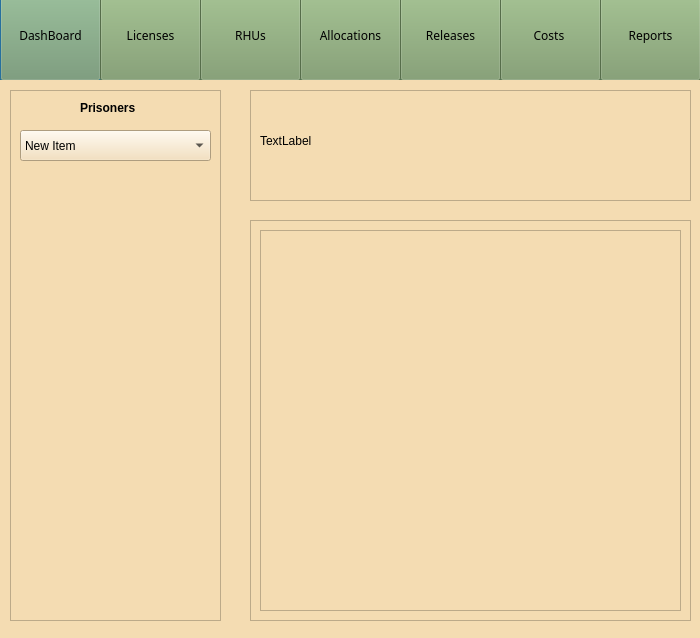
<?xml version="1.0" encoding="UTF-8"?>
<ui version="4.0">
 <class>Dialog</class>
 <widget class="QDialog" name="Dialog">
  <property name="geometry">
   <rect>
    <x>0</x>
    <y>0</y>
    <width>700</width>
    <height>638</height>
   </rect>
  </property>
  <property name="font">
   <font>
    <family>STIX Two Text</family>
   </font>
  </property>
  <property name="windowTitle">
   <string>Dialog</string>
  </property>
  <widget class="QFrame" name="frame">
   <property name="geometry">
    <rect>
     <x>0</x>
     <y>0</y>
     <width>701</width>
     <height>81</height>
    </rect>
   </property>
   <property name="styleSheet">
    <string notr="true">background-color: rgb(18, 119, 134);</string>
   </property>
   <property name="frameShape">
    <enum>QFrame::StyledPanel</enum>
   </property>
   <property name="frameShadow">
    <enum>QFrame::Raised</enum>
   </property>
   <widget class="QPushButton" name="DashBoard">
    <property name="geometry">
     <rect>
      <x>0</x>
      <y>-10</y>
      <width>101</width>
      <height>91</height>
     </rect>
    </property>
    <property name="font">
     <font>
      <family>STIX Two Text</family>
     </font>
    </property>
    <property name="styleSheet">
     <string notr="true">
background-color: rgb(121, 153, 103);</string>
    </property>
    <property name="text">
     <string>DashBoard</string>
    </property>
   </widget>
   <widget class="QPushButton" name="Licenses">
    <property name="geometry">
     <rect>
      <x>100</x>
      <y>-10</y>
      <width>101</width>
      <height>91</height>
     </rect>
    </property>
    <property name="font">
     <font>
      <family>STIX Two Text</family>
     </font>
    </property>
    <property name="styleSheet">
     <string notr="true">background-color: rgb(121, 153, 103);</string>
    </property>
    <property name="text">
     <string>Licenses</string>
    </property>
   </widget>
   <widget class="QPushButton" name="RHUs">
    <property name="geometry">
     <rect>
      <x>200</x>
      <y>-10</y>
      <width>101</width>
      <height>91</height>
     </rect>
    </property>
    <property name="font">
     <font>
      <family>STIX Two Text</family>
     </font>
    </property>
    <property name="styleSheet">
     <string notr="true">background-color: rgb(121, 153, 103);</string>
    </property>
    <property name="text">
     <string>RHUs</string>
    </property>
   </widget>
   <widget class="QPushButton" name="Allocations">
    <property name="geometry">
     <rect>
      <x>300</x>
      <y>-10</y>
      <width>101</width>
      <height>91</height>
     </rect>
    </property>
    <property name="font">
     <font>
      <family>STIX Two Text</family>
     </font>
    </property>
    <property name="styleSheet">
     <string notr="true">background-color: rgb(121, 153, 103);</string>
    </property>
    <property name="text">
     <string>Allocations</string>
    </property>
   </widget>
   <widget class="QPushButton" name="Releases">
    <property name="geometry">
     <rect>
      <x>400</x>
      <y>-10</y>
      <width>101</width>
      <height>91</height>
     </rect>
    </property>
    <property name="font">
     <font>
      <family>STIX Two Text</family>
     </font>
    </property>
    <property name="styleSheet">
     <string notr="true">background-color: rgb(121, 153, 103);</string>
    </property>
    <property name="text">
     <string>Releases</string>
    </property>
   </widget>
   <widget class="QPushButton" name="Costs">
    <property name="geometry">
     <rect>
      <x>500</x>
      <y>-10</y>
      <width>101</width>
      <height>91</height>
     </rect>
    </property>
    <property name="font">
     <font>
      <family>STIX Two Text</family>
     </font>
    </property>
    <property name="styleSheet">
     <string notr="true">background-color: rgb(121, 153, 103);</string>
    </property>
    <property name="text">
     <string>Costs </string>
    </property>
   </widget>
   <widget class="QPushButton" name="Reports">
    <property name="geometry">
     <rect>
      <x>600</x>
      <y>-10</y>
      <width>101</width>
      <height>91</height>
     </rect>
    </property>
    <property name="font">
     <font>
      <family>STIX Two Text</family>
     </font>
    </property>
    <property name="styleSheet">
     <string notr="true">background-color: rgb(121, 153, 103);</string>
    </property>
    <property name="text">
     <string>Reports</string>
    </property>
   </widget>
  </widget>
  <widget class="QStackedWidget" name="LicenseDetails2">
   <property name="geometry">
    <rect>
     <x>0</x>
     <y>80</y>
     <width>701</width>
     <height>561</height>
    </rect>
   </property>
   <property name="styleSheet">
    <string notr="true">background-color: rgb(244, 220, 178);</string>
   </property>
   <property name="currentIndex">
    <number>3</number>
   </property>
   <widget class="QWidget" name="home">
    <widget class="QFrame" name="frame_2">
     <property name="geometry">
      <rect>
       <x>30</x>
       <y>90</y>
       <width>281</width>
       <height>401</height>
      </rect>
     </property>
     <property name="styleSheet">
      <string notr="true">background-color: rgba(108, 108, 108, 128);</string>
     </property>
     <property name="frameShape">
      <enum>QFrame::StyledPanel</enum>
     </property>
     <property name="frameShadow">
      <enum>QFrame::Raised</enum>
     </property>
     <widget class="QLabel" name="pendingLicenses_3">
      <property name="geometry">
       <rect>
        <x>0</x>
        <y>0</y>
        <width>281</width>
        <height>51</height>
       </rect>
      </property>
      <property name="font">
       <font>
        <pointsize>19</pointsize>
        <weight>75</weight>
        <bold>true</bold>
       </font>
      </property>
      <property name="frameShadow">
       <enum>QFrame::Plain</enum>
      </property>
      <property name="text">
       <string>Pending Liceneses</string>
      </property>
     </widget>
     <widget class="QLabel" name="pendingLicensesOut_3">
      <property name="geometry">
       <rect>
        <x>0</x>
        <y>80</y>
        <width>281</width>
        <height>41</height>
       </rect>
      </property>
      <property name="font">
       <font>
        <pointsize>14</pointsize>
        <weight>75</weight>
        <bold>true</bold>
       </font>
      </property>
      <property name="text">
       <string>98</string>
      </property>
     </widget>
     <widget class="QLabel" name="AllocatedLicenses_3">
      <property name="geometry">
       <rect>
        <x>0</x>
        <y>150</y>
        <width>281</width>
        <height>41</height>
       </rect>
      </property>
      <property name="font">
       <font>
        <pointsize>19</pointsize>
        <weight>75</weight>
        <bold>true</bold>
       </font>
      </property>
      <property name="text">
       <string>Allocated Liceneses</string>
      </property>
     </widget>
     <widget class="QLabel" name="AllocatedLicensesOut_3">
      <property name="geometry">
       <rect>
        <x>0</x>
        <y>220</y>
        <width>281</width>
        <height>41</height>
       </rect>
      </property>
      <property name="font">
       <font>
        <pointsize>14</pointsize>
        <weight>75</weight>
        <bold>true</bold>
       </font>
      </property>
      <property name="text">
       <string>45</string>
      </property>
     </widget>
     <widget class="QLabel" name="ExitedLiceneses_3">
      <property name="geometry">
       <rect>
        <x>0</x>
        <y>290</y>
        <width>281</width>
        <height>41</height>
       </rect>
      </property>
      <property name="font">
       <font>
        <pointsize>19</pointsize>
        <weight>75</weight>
        <bold>true</bold>
       </font>
      </property>
      <property name="text">
       <string>Exited Liceneses</string>
      </property>
     </widget>
     <widget class="QLabel" name="ExitedLicenesesOut_3">
      <property name="geometry">
       <rect>
        <x>0</x>
        <y>360</y>
        <width>281</width>
        <height>41</height>
       </rect>
      </property>
      <property name="font">
       <font>
        <pointsize>14</pointsize>
        <weight>75</weight>
        <bold>true</bold>
       </font>
      </property>
      <property name="text">
       <string>1324</string>
      </property>
     </widget>
    </widget>
    <widget class="QFrame" name="frame_4">
     <property name="geometry">
      <rect>
       <x>30</x>
       <y>40</y>
       <width>281</width>
       <height>31</height>
      </rect>
     </property>
     <property name="styleSheet">
      <string notr="true">background-color: rgba(108, 108, 108, 128);</string>
     </property>
     <property name="frameShape">
      <enum>QFrame::StyledPanel</enum>
     </property>
     <property name="frameShadow">
      <enum>QFrame::Raised</enum>
     </property>
     <widget class="QLineEdit" name="SearchBar">
      <property name="geometry">
       <rect>
        <x>0</x>
        <y>0</y>
        <width>281</width>
        <height>31</height>
       </rect>
      </property>
      <property name="text">
       <string>Search </string>
      </property>
     </widget>
    </widget>
    <widget class="QFrame" name="frame_3">
     <property name="geometry">
      <rect>
       <x>370</x>
       <y>90</y>
       <width>281</width>
       <height>401</height>
      </rect>
     </property>
     <property name="styleSheet">
      <string notr="true">background-color: rgba(108, 108, 108, 128);</string>
     </property>
     <property name="frameShape">
      <enum>QFrame::StyledPanel</enum>
     </property>
     <property name="frameShadow">
      <enum>QFrame::Raised</enum>
     </property>
     <widget class="QLabel" name="Alerts">
      <property name="geometry">
       <rect>
        <x>0</x>
        <y>0</y>
        <width>281</width>
        <height>51</height>
       </rect>
      </property>
      <property name="font">
       <font>
        <pointsize>19</pointsize>
        <weight>75</weight>
        <bold>true</bold>
       </font>
      </property>
      <property name="styleSheet">
       <string notr="true">background-color: rgb(125, 117, 104);</string>
      </property>
      <property name="frameShadow">
       <enum>QFrame::Plain</enum>
      </property>
      <property name="text">
       <string>Alerts</string>
      </property>
     </widget>
     <widget class="QLabel" name="label_14">
      <property name="geometry">
       <rect>
        <x>0</x>
        <y>80</y>
        <width>281</width>
        <height>31</height>
       </rect>
      </property>
      <property name="text">
       <string>TextLabel</string>
      </property>
     </widget>
     <widget class="QLabel" name="label_15">
      <property name="geometry">
       <rect>
        <x>0</x>
        <y>130</y>
        <width>281</width>
        <height>31</height>
       </rect>
      </property>
      <property name="text">
       <string>TextLabel</string>
      </property>
     </widget>
     <widget class="QLabel" name="label_16">
      <property name="geometry">
       <rect>
        <x>0</x>
        <y>180</y>
        <width>281</width>
        <height>31</height>
       </rect>
      </property>
      <property name="text">
       <string>TextLabel</string>
      </property>
     </widget>
     <widget class="QLabel" name="label_17">
      <property name="geometry">
       <rect>
        <x>0</x>
        <y>230</y>
        <width>281</width>
        <height>31</height>
       </rect>
      </property>
      <property name="text">
       <string>TextLabel</string>
      </property>
     </widget>
     <widget class="QLabel" name="label_18">
      <property name="geometry">
       <rect>
        <x>0</x>
        <y>280</y>
        <width>281</width>
        <height>31</height>
       </rect>
      </property>
      <property name="text">
       <string>TextLabel</string>
      </property>
     </widget>
    </widget>
    <widget class="QPushButton" name="pushButton_5">
     <property name="geometry">
      <rect>
       <x>540</x>
       <y>40</y>
       <width>113</width>
       <height>32</height>
      </rect>
     </property>
     <property name="styleSheet">
      <string notr="true">background-color: rgb(125, 117, 104);</string>
     </property>
     <property name="text">
      <string>Sign out </string>
     </property>
    </widget>
   </widget>
   <widget class="QWidget" name="LicensesDetailsTwo">
    <widget class="QFrame" name="frame_5">
     <property name="geometry">
      <rect>
       <x>40</x>
       <y>50</y>
       <width>621</width>
       <height>211</height>
      </rect>
     </property>
     <property name="styleSheet">
      <string notr="true">background-color: rgb(125, 117, 104);</string>
     </property>
     <property name="frameShape">
      <enum>QFrame::NoFrame</enum>
     </property>
     <property name="frameShadow">
      <enum>QFrame::Raised</enum>
     </property>
     <property name="lineWidth">
      <number>-1</number>
     </property>
     <widget class="QFrame" name="frame_12">
      <property name="geometry">
       <rect>
        <x>200</x>
        <y>0</y>
        <width>16</width>
        <height>221</height>
       </rect>
      </property>
      <property name="styleSheet">
       <string notr="true">background-color: rgb(107, 107, 108);</string>
      </property>
      <property name="frameShape">
       <enum>QFrame::StyledPanel</enum>
      </property>
      <property name="frameShadow">
       <enum>QFrame::Raised</enum>
      </property>
     </widget>
     <widget class="QFrame" name="frame_13">
      <property name="geometry">
       <rect>
        <x>400</x>
        <y>0</y>
        <width>16</width>
        <height>221</height>
       </rect>
      </property>
      <property name="styleSheet">
       <string notr="true">background-color: rgb(107, 107, 108);</string>
      </property>
      <property name="frameShape">
       <enum>QFrame::StyledPanel</enum>
      </property>
      <property name="frameShadow">
       <enum>QFrame::Raised</enum>
      </property>
     </widget>
     <widget class="QLabel" name="label_5">
      <property name="geometry">
       <rect>
        <x>70</x>
        <y>0</y>
        <width>61</width>
        <height>16</height>
       </rect>
      </property>
      <property name="styleSheet">
       <string notr="true">background-color: rgb(255, 255, 255);</string>
      </property>
      <property name="text">
       <string>PENDING</string>
      </property>
     </widget>
     <widget class="QLabel" name="label_6">
      <property name="geometry">
       <rect>
        <x>290</x>
        <y>0</y>
        <width>41</width>
        <height>16</height>
       </rect>
      </property>
      <property name="styleSheet">
       <string notr="true">background-color: rgb(255, 255, 255);</string>
      </property>
      <property name="text">
       <string/>
      </property>
     </widget>
     <widget class="QPushButton" name="Add1">
      <property name="geometry">
       <rect>
        <x>150</x>
        <y>0</y>
        <width>51</width>
        <height>16</height>
       </rect>
      </property>
      <property name="styleSheet">
       <string notr="true">background-color: rgb(206, 206, 206);</string>
      </property>
      <property name="text">
       <string>+</string>
      </property>
     </widget>
     <widget class="QPushButton" name="add2">
      <property name="geometry">
       <rect>
        <x>350</x>
        <y>0</y>
        <width>51</width>
        <height>16</height>
       </rect>
      </property>
      <property name="styleSheet">
       <string notr="true">background-color: rgb(206, 206, 206);</string>
      </property>
      <property name="text">
       <string>+</string>
      </property>
     </widget>
     <widget class="QPushButton" name="add3">
      <property name="geometry">
       <rect>
        <x>570</x>
        <y>0</y>
        <width>51</width>
        <height>16</height>
       </rect>
      </property>
      <property name="styleSheet">
       <string notr="true">background-color: rgb(206, 206, 206);</string>
      </property>
      <property name="text">
       <string>+</string>
      </property>
     </widget>
     <widget class="QTableView" name="nametable_5">
      <property name="geometry">
       <rect>
        <x>10</x>
        <y>20</y>
        <width>181</width>
        <height>192</height>
       </rect>
      </property>
     </widget>
     <widget class="QTableView" name="nametable_6">
      <property name="geometry">
       <rect>
        <x>220</x>
        <y>20</y>
        <width>171</width>
        <height>192</height>
       </rect>
      </property>
     </widget>
     <widget class="QTableView" name="nametable_7">
      <property name="geometry">
       <rect>
        <x>420</x>
        <y>20</y>
        <width>201</width>
        <height>192</height>
       </rect>
      </property>
     </widget>
    </widget>
    <widget class="QFrame" name="frame_6">
     <property name="geometry">
      <rect>
       <x>40</x>
       <y>320</y>
       <width>621</width>
       <height>221</height>
      </rect>
     </property>
     <property name="styleSheet">
      <string notr="true">background-color: rgb(125, 117, 104);</string>
     </property>
     <property name="frameShape">
      <enum>QFrame::NoFrame</enum>
     </property>
     <property name="frameShadow">
      <enum>QFrame::Raised</enum>
     </property>
     <property name="lineWidth">
      <number>-1</number>
     </property>
     <widget class="QFrame" name="frame_7">
      <property name="geometry">
       <rect>
        <x>210</x>
        <y>230</y>
        <width>291</width>
        <height>471</height>
       </rect>
      </property>
      <property name="styleSheet">
       <string notr="true">background-color: rgb(180, 180, 180);</string>
      </property>
      <property name="frameShape">
       <enum>QFrame::NoFrame</enum>
      </property>
      <property name="frameShadow">
       <enum>QFrame::Raised</enum>
      </property>
      <property name="lineWidth">
       <number>-1</number>
      </property>
     </widget>
     <widget class="QPushButton" name="pushButton">
      <property name="geometry">
       <rect>
        <x>572</x>
        <y>0</y>
        <width>51</width>
        <height>16</height>
       </rect>
      </property>
      <property name="styleSheet">
       <string notr="true">background-color: rgb(206, 206, 206);</string>
      </property>
      <property name="text">
       <string>Find+</string>
      </property>
     </widget>
     <widget class="QLabel" name="label">
      <property name="geometry">
       <rect>
        <x>30</x>
        <y>0</y>
        <width>61</width>
        <height>16</height>
       </rect>
      </property>
      <property name="styleSheet">
       <string notr="true">background-color: rgb(255, 255, 255);</string>
      </property>
      <property name="text">
       <string>NAME</string>
      </property>
     </widget>
     <widget class="QLabel" name="label_2">
      <property name="geometry">
       <rect>
        <x>170</x>
        <y>0</y>
        <width>71</width>
        <height>20</height>
       </rect>
      </property>
      <property name="styleSheet">
       <string notr="true">background-color: rgb(255, 255, 255);</string>
      </property>
      <property name="text">
       <string>PrisonerID</string>
      </property>
     </widget>
     <widget class="QLabel" name="label_3">
      <property name="geometry">
       <rect>
        <x>300</x>
        <y>0</y>
        <width>121</width>
        <height>20</height>
       </rect>
      </property>
      <property name="font">
       <font>
        <pointsize>10</pointsize>
       </font>
      </property>
      <property name="styleSheet">
       <string notr="true">background-color: rgb(255, 255, 255);</string>
      </property>
      <property name="text">
       <string>DAYS UNTIL HOUSING</string>
      </property>
     </widget>
     <widget class="QLabel" name="label_4">
      <property name="geometry">
       <rect>
        <x>470</x>
        <y>0</y>
        <width>81</width>
        <height>20</height>
       </rect>
      </property>
      <property name="styleSheet">
       <string notr="true">background-color: rgb(255, 255, 255);</string>
      </property>
      <property name="text">
       <string>RISK LEVEL</string>
      </property>
     </widget>
     <widget class="QTableView" name="nametable">
      <property name="geometry">
       <rect>
        <x>0</x>
        <y>20</y>
        <width>131</width>
        <height>192</height>
       </rect>
      </property>
     </widget>
     <widget class="QTableView" name="nametable_2">
      <property name="geometry">
       <rect>
        <x>150</x>
        <y>20</y>
        <width>131</width>
        <height>192</height>
       </rect>
      </property>
     </widget>
     <widget class="QTableView" name="nametable_3">
      <property name="geometry">
       <rect>
        <x>300</x>
        <y>20</y>
        <width>131</width>
        <height>192</height>
       </rect>
      </property>
     </widget>
     <widget class="QTableView" name="nametable_4">
      <property name="geometry">
       <rect>
        <x>450</x>
        <y>20</y>
        <width>131</width>
        <height>192</height>
       </rect>
      </property>
     </widget>
    </widget>
    <widget class="QLabel" name="label_7">
     <property name="geometry">
      <rect>
       <x>540</x>
       <y>50</y>
       <width>41</width>
       <height>16</height>
      </rect>
     </property>
     <property name="styleSheet">
      <string notr="true">background-color: rgb(255, 255, 255);</string>
     </property>
     <property name="text">
      <string>NAME</string>
     </property>
    </widget>
   </widget>
   <widget class="QWidget" name="LicensesDetails">
    <widget class="QScrollArea" name="scrollArea">
     <property name="geometry">
      <rect>
       <x>0</x>
       <y>0</y>
       <width>701</width>
       <height>561</height>
      </rect>
     </property>
     <property name="widgetResizable">
      <bool>true</bool>
     </property>
     <widget class="QWidget" name="scrollAreaWidgetContents">
      <property name="geometry">
       <rect>
        <x>0</x>
        <y>0</y>
        <width>699</width>
        <height>559</height>
       </rect>
      </property>
      <widget class="QWidget" name="widget" native="true">
       <property name="geometry">
        <rect>
         <x>20</x>
         <y>90</y>
         <width>331</width>
         <height>161</height>
        </rect>
       </property>
       <property name="styleSheet">
        <string notr="true">background-color: rgb(125, 117, 104);</string>
       </property>
       <widget class="QLabel" name="label_8">
        <property name="geometry">
         <rect>
          <x>10</x>
          <y>50</y>
          <width>321</width>
          <height>16</height>
         </rect>
        </property>
        <property name="text">
         <string>name:</string>
        </property>
       </widget>
       <widget class="QLabel" name="label_9">
        <property name="geometry">
         <rect>
          <x>10</x>
          <y>80</y>
          <width>321</width>
          <height>16</height>
         </rect>
        </property>
        <property name="text">
         <string>ID:</string>
        </property>
       </widget>
       <widget class="QLabel" name="label_10">
        <property name="geometry">
         <rect>
          <x>10</x>
          <y>110</y>
          <width>321</width>
          <height>16</height>
         </rect>
        </property>
        <property name="text">
         <string>Status:</string>
        </property>
       </widget>
       <widget class="QLabel" name="label_11">
        <property name="geometry">
         <rect>
          <x>110</x>
          <y>0</y>
          <width>101</width>
          <height>16</height>
         </rect>
        </property>
        <property name="text">
         <string>Prisoner Details</string>
        </property>
       </widget>
      </widget>
      <widget class="QWidget" name="widget_2" native="true">
       <property name="geometry">
        <rect>
         <x>360</x>
         <y>90</y>
         <width>331</width>
         <height>161</height>
        </rect>
       </property>
       <property name="styleSheet">
        <string notr="true">background-color: rgb(125, 117, 104);</string>
       </property>
       <widget class="QLabel" name="label_12">
        <property name="geometry">
         <rect>
          <x>120</x>
          <y>0</y>
          <width>101</width>
          <height>16</height>
         </rect>
        </property>
        <property name="text">
         <string>Conditions</string>
        </property>
       </widget>
       <widget class="QCheckBox" name="condition1check">
        <property name="geometry">
         <rect>
          <x>10</x>
          <y>40</y>
          <width>311</width>
          <height>20</height>
         </rect>
        </property>
        <property name="text">
         <string>curfew required</string>
        </property>
       </widget>
       <widget class="QCheckBox" name="condition2check">
        <property name="geometry">
         <rect>
          <x>10</x>
          <y>70</y>
          <width>311</width>
          <height>20</height>
         </rect>
        </property>
        <property name="text">
         <string>restrict alcohol</string>
        </property>
       </widget>
       <widget class="QCheckBox" name="condition3check">
        <property name="geometry">
         <rect>
          <x>10</x>
          <y>100</y>
          <width>311</width>
          <height>20</height>
         </rect>
        </property>
        <property name="text">
         <string>exclusion zones required</string>
        </property>
       </widget>
       <widget class="QCheckBox" name="condition4check">
        <property name="geometry">
         <rect>
          <x>10</x>
          <y>130</y>
          <width>311</width>
          <height>20</height>
         </rect>
        </property>
        <property name="text">
         <string>drug search</string>
        </property>
       </widget>
      </widget>
      <widget class="QWidget" name="widget_3" native="true">
       <property name="geometry">
        <rect>
         <x>20</x>
         <y>270</y>
         <width>331</width>
         <height>161</height>
        </rect>
       </property>
       <property name="styleSheet">
        <string notr="true">background-color: rgb(125, 117, 104);</string>
       </property>
      </widget>
      <widget class="QWidget" name="widget_4" native="true">
       <property name="geometry">
        <rect>
         <x>360</x>
         <y>270</y>
         <width>331</width>
         <height>161</height>
        </rect>
       </property>
       <property name="styleSheet">
        <string notr="true">background-color: rgb(125, 117, 104);</string>
       </property>
      </widget>
      <widget class="QPushButton" name="pushButton_2">
       <property name="geometry">
        <rect>
         <x>180</x>
         <y>520</y>
         <width>113</width>
         <height>32</height>
        </rect>
       </property>
       <property name="styleSheet">
        <string notr="true">background-color: rgb(125, 117, 104);</string>
       </property>
       <property name="text">
        <string>SAVE</string>
       </property>
      </widget>
      <widget class="QPushButton" name="pushButton_3">
       <property name="geometry">
        <rect>
         <x>310</x>
         <y>520</y>
         <width>113</width>
         <height>32</height>
        </rect>
       </property>
       <property name="styleSheet">
        <string notr="true">background-color: rgb(125, 117, 104);</string>
       </property>
       <property name="text">
        <string>DELETE</string>
       </property>
      </widget>
      <widget class="QPushButton" name="pushButton_4">
       <property name="geometry">
        <rect>
         <x>440</x>
         <y>520</y>
         <width>113</width>
         <height>32</height>
        </rect>
       </property>
       <property name="styleSheet">
        <string notr="true">background-color: rgb(125, 117, 104);</string>
       </property>
       <property name="text">
        <string>BACK</string>
       </property>
      </widget>
     </widget>
    </widget>
   </widget>
   <widget class="QWidget" name="Allocations_2">
    <widget class="QFrame" name="frame_8">
     <property name="geometry">
      <rect>
       <x>10</x>
       <y>10</y>
       <width>211</width>
       <height>531</height>
      </rect>
     </property>
     <property name="frameShape">
      <enum>QFrame::StyledPanel</enum>
     </property>
     <property name="frameShadow">
      <enum>QFrame::Raised</enum>
     </property>
     <widget class="QComboBox" name="comboBox1">
      <property name="geometry">
       <rect>
        <x>10</x>
        <y>40</y>
        <width>191</width>
        <height>31</height>
       </rect>
      </property>
      <item>
       <property name="text">
        <string>New Item</string>
       </property>
      </item>
      <item>
       <property name="text">
        <string>New Item</string>
       </property>
      </item>
      <item>
       <property name="text">
        <string>New Item</string>
       </property>
      </item>
      <item>
       <property name="text">
        <string>New Item</string>
       </property>
      </item>
      <item>
       <property name="text">
        <string>New Item</string>
       </property>
      </item>
      <item>
       <property name="text">
        <string>New Item</string>
       </property>
      </item>
      <item>
       <property name="text">
        <string>New Item</string>
       </property>
      </item>
      <item>
       <property name="text">
        <string>New Item</string>
       </property>
      </item>
      <item>
       <property name="text">
        <string>New Item</string>
       </property>
      </item>
      <item>
       <property name="text">
        <string>New Item</string>
       </property>
      </item>
      <item>
       <property name="text">
        <string>New Item</string>
       </property>
      </item>
      <item>
       <property name="text">
        <string>New Item</string>
       </property>
      </item>
      <item>
       <property name="text">
        <string>New Item</string>
       </property>
      </item>
      <item>
       <property name="text">
        <string>New Item</string>
       </property>
      </item>
      <item>
       <property name="text">
        <string>New Item</string>
       </property>
      </item>
      <item>
       <property name="text">
        <string>New Item</string>
       </property>
      </item>
      <item>
       <property name="text">
        <string>New Item</string>
       </property>
      </item>
      <item>
       <property name="text">
        <string>New Item</string>
       </property>
      </item>
      <item>
       <property name="text">
        <string>New Item</string>
       </property>
      </item>
      <item>
       <property name="text">
        <string>New Item</string>
       </property>
      </item>
      <item>
       <property name="text">
        <string>New Item</string>
       </property>
      </item>
      <item>
       <property name="text">
        <string>New Item</string>
       </property>
      </item>
      <item>
       <property name="text">
        <string>New Item</string>
       </property>
      </item>
      <item>
       <property name="text">
        <string>New Item</string>
       </property>
      </item>
      <item>
       <property name="text">
        <string>New Item</string>
       </property>
      </item>
      <item>
       <property name="text">
        <string>New Item</string>
       </property>
      </item>
      <item>
       <property name="text">
        <string>New Item</string>
       </property>
      </item>
      <item>
       <property name="text">
        <string>New Item</string>
       </property>
      </item>
      <item>
       <property name="text">
        <string>New Item</string>
       </property>
      </item>
      <item>
       <property name="text">
        <string>New Item</string>
       </property>
      </item>
      <item>
       <property name="text">
        <string>New Item</string>
       </property>
      </item>
     </widget>
     <widget class="QLabel" name="label_13">
      <property name="geometry">
       <rect>
        <x>70</x>
        <y>10</y>
        <width>71</width>
        <height>16</height>
       </rect>
      </property>
      <property name="font">
       <font>
        <weight>75</weight>
        <bold>true</bold>
       </font>
      </property>
      <property name="text">
       <string>Prisoners</string>
      </property>
     </widget>
    </widget>
    <widget class="QFrame" name="frame_9">
     <property name="geometry">
      <rect>
       <x>250</x>
       <y>10</y>
       <width>441</width>
       <height>111</height>
      </rect>
     </property>
     <property name="frameShape">
      <enum>QFrame::StyledPanel</enum>
     </property>
     <property name="frameShadow">
      <enum>QFrame::Raised</enum>
     </property>
     <widget class="QLabel" name="label_19">
      <property name="geometry">
       <rect>
        <x>10</x>
        <y>10</y>
        <width>411</width>
        <height>81</height>
       </rect>
      </property>
      <property name="text">
       <string>TextLabel</string>
      </property>
     </widget>
    </widget>
    <widget class="QFrame" name="frame_10">
     <property name="geometry">
      <rect>
       <x>250</x>
       <y>140</y>
       <width>441</width>
       <height>401</height>
      </rect>
     </property>
     <property name="frameShape">
      <enum>QFrame::StyledPanel</enum>
     </property>
     <property name="frameShadow">
      <enum>QFrame::Raised</enum>
     </property>
     <widget class="QTableView" name="tableViewten">
      <property name="geometry">
       <rect>
        <x>10</x>
        <y>10</y>
        <width>421</width>
        <height>381</height>
       </rect>
      </property>
     </widget>
    </widget>
   </widget>
  </widget>
 </widget>
 <resources/>
 <connections/>
</ui>
